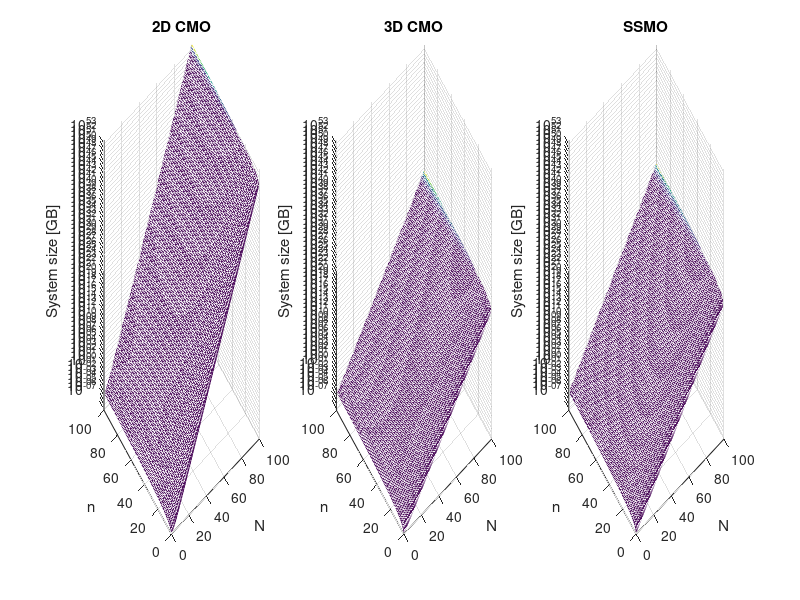

MATLAB code for this plot:
clearvars;
clc;
%% System parameter setup
lim = 100;
n = 1:1:lim;
N = 1:1:lim;
M = floor((N-1)/2);
J = N -   M;
P = 1;
% NJ = zeros(size(N));
% NP = zeros(size(N));
% for i = N
%     NJ(i) = nchoosek(N(i),J(i));
%     NP(i) = N(i);
% end
% NS = 1 + NJ + NP;
NS = (sqrt(2*pi.*N).*(N./exp(1)).^(N))./((sqrt(pi.*N).*((0.5/exp(1)).*N).^(0.5.*N)).^2);
% NSest = (sqrt((2 ./ (pi.*N)))) .* (2.^N);
% dif = NS-NSestUNS;

k = 1;

%% 2D CMO
x2d = n'*NS;
A2d = n.^2'*NS.^2;
BU2d = 2*k.*NS;
elements2d = x2d + A2d + BU2d;
byte2d = elements2d*8;
GB2d = byte2d * 1e-9;

%% 3D CMO
x3d = n'*NS;
A3d = n'.^2*NS;
F3D = n'.^2*NS;
elements3d = x3d + A3d + F3D;
byte3d = elements3d*8;
GB3d = byte3d * 1e-9;

%% SSMO
xssmo = n'*(NS);
Assmo = n'.^2*N.^2;
Bssmo = n'.^2*N;
T = n'.^2*N.*(NS);
elementsssmo = xssmo + Assmo + Bssmo + T;
bytessmo = elementsssmo*8;
GBssmo = bytessmo * 1e-9;

%% Plots
zmax = max(max(GB2d));
p2d = figure();
subplot(1,3,1)
mesh(GB2d)
set(gca, 'ZScale', 'log')
zlim([0 zmax])
xlabel('N')
ylabel('n')
zlabel('System size [GB]')
title('2D CMO')
set(gca,'ColorScale','log')

subplot(1,3,2)
mesh(GB3d)
set(gca, 'ZScale', 'log')
zlim([0 zmax])
xlabel('N')
ylabel('n')
zlabel('System size [GB]')
title('3D CMO')
set(gca,'ColorScale','log')

subplot(1,3,3)
mesh(GBssmo)
set(gca, 'ZScale', 'log')
zlim([0 zmax])
xlabel('N')
ylabel('n')
zlabel('System size [GB]')
title('SSMO')
set(gca,'ColorScale','log')

set(gcf, 'Position', [1 1 0.7 0.35].*get(0, 'Screensize'))
